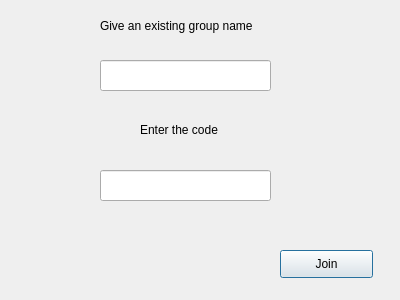
<?xml version="1.0" encoding="UTF-8"?>
<ui version="4.0">
 <class>joingroupdialogue</class>
 <widget class="QDialog" name="joingroupdialogue">
  <property name="geometry">
   <rect>
    <x>0</x>
    <y>0</y>
    <width>400</width>
    <height>300</height>
   </rect>
  </property>
  <property name="windowTitle">
   <string>Dialog</string>
  </property>
  <widget class="QPushButton" name="join">
   <property name="geometry">
    <rect>
     <x>280</x>
     <y>250</y>
     <width>93</width>
     <height>28</height>
    </rect>
   </property>
   <property name="text">
    <string>Join</string>
   </property>
  </widget>
  <widget class="QLineEdit" name="gname">
   <property name="geometry">
    <rect>
     <x>100</x>
     <y>60</y>
     <width>171</width>
     <height>31</height>
    </rect>
   </property>
  </widget>
  <widget class="QLabel" name="label">
   <property name="geometry">
    <rect>
     <x>100</x>
     <y>0</y>
     <width>181</width>
     <height>51</height>
    </rect>
   </property>
   <property name="text">
    <string>Give an existing group name</string>
   </property>
  </widget>
  <widget class="QLineEdit" name="gcode">
   <property name="geometry">
    <rect>
     <x>100</x>
     <y>170</y>
     <width>171</width>
     <height>31</height>
    </rect>
   </property>
  </widget>
  <widget class="QLabel" name="label_2">
   <property name="geometry">
    <rect>
     <x>140</x>
     <y>120</y>
     <width>141</width>
     <height>20</height>
    </rect>
   </property>
   <property name="text">
    <string>Enter the code</string>
   </property>
  </widget>
 </widget>
 <resources/>
 <connections>
  <connection>
   <sender>join</sender>
   <signal>clicked()</signal>
   <receiver>joingroupdialogue</receiver>
   <slot>close()</slot>
   <hints>
    <hint type="sourcelabel">
     <x>328</x>
     <y>261</y>
    </hint>
    <hint type="destinationlabel">
     <x>369</x>
     <y>287</y>
    </hint>
   </hints>
  </connection>
 </connections>
</ui>
